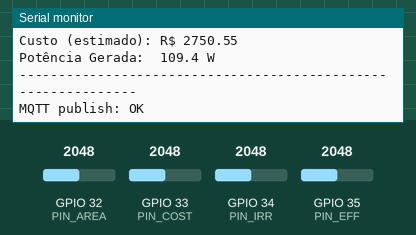
This sketch was run on a simulated ESP32. Parts: the last lines printed to the serial monitor. The test bench sets the inputs (shaded band); at power-on: GPIO 32 (PIN_AREA) = 2048, GPIO 33 (PIN_COST) = 2048, GPIO 34 (PIN_IRR) = 2048, GPIO 35 (PIN_EFF) = 2048. WiFi joins after 1.5 s; servers stay silent unless stated; random numbers use the default seed unless the sketch sets one; no MQTT or app messages arrive unless stated.

Above: at 3.7 s.
3.8 s: GPIO 32 (PIN_AREA) set to 2866
At 5.1 s:
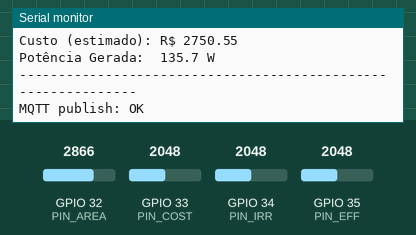
5.3 s: GPIO 33 (PIN_COST) set to 2866
6.8 s: GPIO 34 (PIN_IRR) set to 2866
8.3 s: GPIO 35 (PIN_EFF) set to 2866
At 9.2 s:
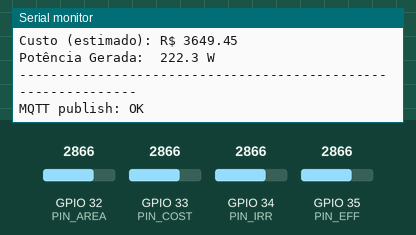
9.8 s: GPIO 32 (PIN_AREA) set to 3972
At 11.2 s:
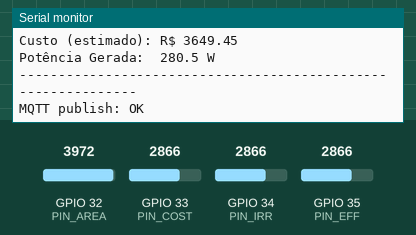
11.3 s: GPIO 33 (PIN_COST) set to 3972
Timing chart, 0 to 13.8 s (numbered marks = the images above; inputs shaded):
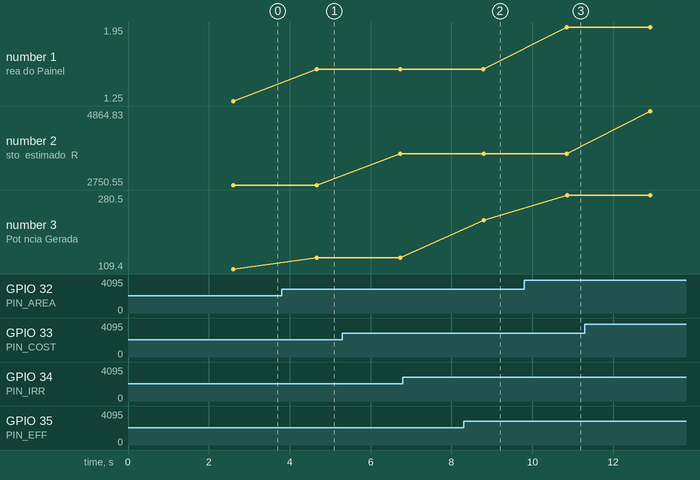

Measured:
- after the input at 3.8 s, the serial monitor: prints a new line after 0.86 s (image 1)
- after the input at 8.3 s, the serial monitor: prints a new line after 0.49 s (image 2)
- after the input at 9.8 s, the serial monitor: prints a new line after 1.1 s (image 3)
- plotted number 1: 1.25 → 1.55 after the input at 3.8 s, 1.55 → 1.95 after the input at 9.8 s
- plotted number 2: 2750.55 → 3649.45 after the input at 5.3 s, 3649.45 → 4864.83 after the input at 11.3 s
- plotted number 3: 109.4 → 135.7 after the input at 3.8 s, 135.7 → 222.3 after the input at 8.3 s, 222.3 → 280.5 after the input at 9.8 s

The sketch:

simulador_sol.ino
```cpp
#include <WiFi.h>
#include <PubSubClient.h>

// ======== Wi-Fi ========
const char* ssid     = "outra_dimensao";
const char* password = "kika1234";

// ======== MQTT (broker de teste público) ========
const char* mqtt_server = "10.213.91.245";   // depois você trocar pelo IP da rasp
const int   mqtt_port   = 1883;
const char* mqtt_topic  = "solar/metrics"; // só escolher " qualquer " nome

WiFiClient espClient;
PubSubClient mqttClient(espClient);

// ======== Pinos dos potenciômetros ========
const int PIN_IRR   = 34; // Irradiação (W/m²)
const int PIN_EFF   = 35; // Eficiência (%)
const int PIN_AREA  = 32; // Área (m²)
const int PIN_COST  = 33; // Custo (R$)

// Faixas para mapeamento
const float IRR_MIN      = 0.0;
const float IRR_MAX      = 1000.0;   // W/m²

const float EFF_MIN_PCT  = 10.0;
const float EFF_MAX_PCT  = 25.0;     // %

const float AREA_MIN     = 0.5;
const float AREA_MAX     = 2.0;      // m²

const float COST_MIN     = 500.0;
const float COST_MAX     = 5000.0;   // R$

const int SMOOTH_N = 5; // média simples

// ======== Funções auxiliares ========
float mapf(float x, float in_min, float in_max, float out_min, float out_max) {
  return (x - in_min) * (out_max - out_min) / (in_max - in_min) + out_min;
}

int readADC(int pin) {
  long acc = 0;
  for (int i = 0; i < SMOOTH_N; i++) {
    acc += analogRead(pin);
    delay(2);
  }
  return (int)(acc / SMOOTH_N);
}

void connectWifi() {
  Serial.println();
  Serial.print("Conectando ao Wi-Fi: ");
  Serial.println(ssid);

  WiFi.mode(WIFI_STA);
  WiFi.begin(ssid, password);

  int tentativas = 0;
  const int TENTATIVAS_MAX = 20;

  while (WiFi.status() != WL_CONNECTED && tentativas < TENTATIVAS_MAX) {
    delay(500);
    Serial.print(".");
    tentativas++;
  }

  if (WiFi.status() == WL_CONNECTED) {
    Serial.println("\n✅ Conectado ao Wi-Fi!");
    Serial.print("IP da ESP32: ");
    Serial.println(WiFi.localIP());
  } else {
    Serial.println("\n❌ Falha ao conectar no Wi-Fi.");
    Serial.println("Verifique SSID, senha e tipo de rede (2.4 GHz).");
  }
}

void connectMQTT() {
  if (WiFi.status() != WL_CONNECTED) {
    Serial.println("⚠ Wi-Fi não conectado, não dá pra conectar no MQTT.");
    return;
  }

  while (!mqttClient.connected()) {
    Serial.print("Conectando ao broker MQTT... ");
    // clientId aleatório pra evitar conflito
    String clientId = "ESP32Solar-" + String(random(0xffff), HEX);

    if (mqttClient.connect(clientId.c_str())) {
      Serial.println("conectado!");
      // se precisasse assinar tópico, seria aqui (mqttClient.subscribe(...))
    } else {
      Serial.print("falha, rc=");
      Serial.print(mqttClient.state());
      Serial.println(" tentando de novo em 2s...");
      delay(2000);
    }
  }
}

// ======== Setup ========
void setup() {
  Serial.begin(115200);
  delay(1000);

  // Configura ADC
  analogSetAttenuation(ADC_11db);
  pinMode(PIN_IRR,  INPUT);
  pinMode(PIN_EFF,  INPUT);
  pinMode(PIN_AREA, INPUT);
  pinMode(PIN_COST, INPUT);

  // Wi-Fi
  connectWifi();

  // MQTT
  mqttClient.setServer(mqtt_server, mqtt_port);
  randomSeed(micros());  // pra gerar clientId aleatório

  if (WiFi.status() == WL_CONNECTED) {
    connectMQTT();
  }

  Serial.println("\n{\"status\":\"boot\",\"msg\":\"ESP32 Solar Sim iniciado\"}");
}

// ======== Loop principal ========
void loop() {
  // mantém conexão MQTT viva
  if (WiFi.status() == WL_CONNECTED && !mqttClient.connected()) {
    connectMQTT();
  }
  mqttClient.loop();

  // Leituras brutas
  int rawIrr  = readADC(PIN_IRR);
  int rawEff  = readADC(PIN_EFF);
  int rawArea = readADC(PIN_AREA);
  int rawCost = readADC(PIN_COST);

  // Conversão para faixas "reais"
  float irrWm2  = mapf(rawIrr,  0.0, 4095.0, IRR_MIN, IRR_MAX);
  float effPct  = mapf(rawEff,  0.0, 4095.0, EFF_MIN_PCT, EFF_MAX_PCT);
  float areaM2  = mapf(rawArea, 0.0, 4095.0, AREA_MIN, AREA_MAX);
  float costBRL = mapf(rawCost, 0.0, 4095.0, COST_MIN, COST_MAX);

  // Potência estimada: P = Irradiação * Área * Eficiência
  float effDec = effPct / 100.0;
  float powerW = irrWm2 * areaM2 * effDec;

  // ===== Saída organizada no Serial =====
  Serial.println("\n================== MÉTRICAS DO PAINEL SOLAR ==================");
  Serial.print("Irradiação:       "); Serial.print(irrWm2, 1);  Serial.println(" W/m²");
  Serial.print("Eficiência:       "); Serial.print(effPct, 1);  Serial.println(" %");
  Serial.print("Área do Painel:   "); Serial.print(areaM2, 2);  Serial.println(" m²");
  Serial.print("Custo (estimado): R$ "); Serial.print(costBRL, 2); Serial.println();
  Serial.print("Potência Gerada:  "); Serial.print(powerW, 1); Serial.println(" W");
  Serial.println("--------------------------------------------------------------");

  // ===== Envio via MQTT em JSON =====
  if (mqttClient.connected()) {
    char payload[256];
    snprintf(
      payload,
      sizeof(payload),
      "{\"irr_wm2\":%.1f,\"eff_pct\":%.1f,\"area_m2\":%.2f,"
      "\"cost_brl\":%.2f,\"power_w\":%.1f}",
      irrWm2, effPct, areaM2, costBRL, powerW
    );

    bool ok = mqttClient.publish(mqtt_topic, payload);
    Serial.print("MQTT publish: ");
    Serial.println(ok ? "OK" : "ERRO");
  } else {
    Serial.println("⚠ Não conectado ao MQTT, não foi possível publicar.");
  }

  delay(2000); // atualiza a cada 2s
}
```
